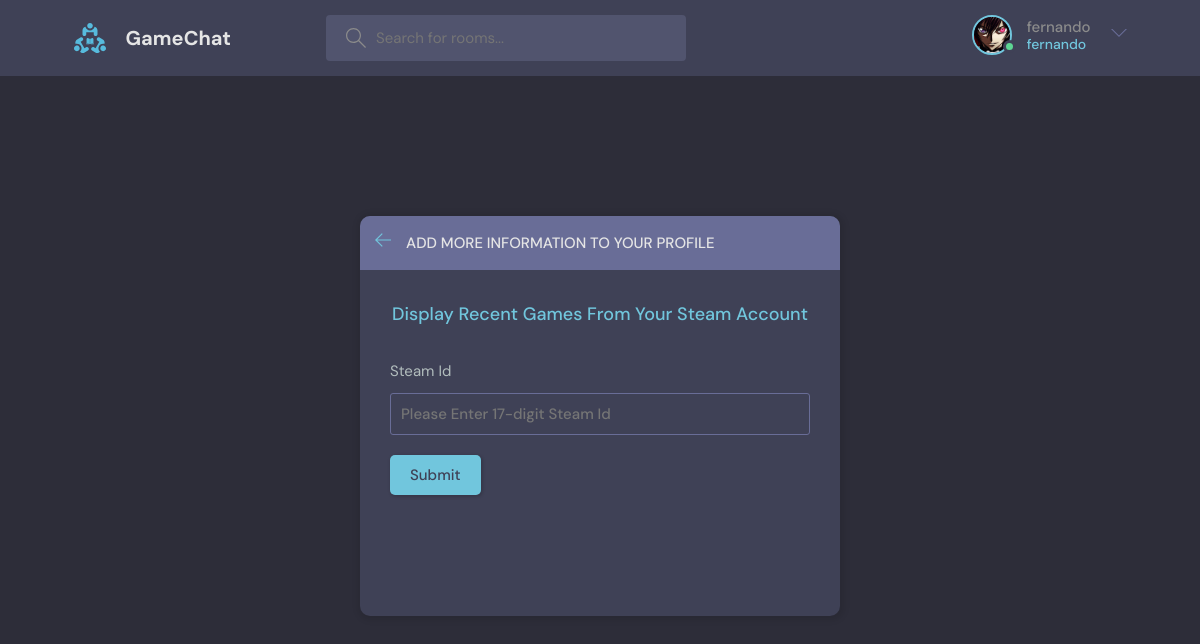
The app's page /steam/1/ (signed in) with its own data.
### base/models.py (models this page shows)
class User(AbstractUser):
    name = models.CharField(max_length=200, null=True)
    email = models.EmailField(unique=True, null=True)
    bio = models.TextField(null=True)
    avatar = models.ImageField(null=True, default="avatar.svg")
    steamadd = models.BooleanField(default=False)
    steamname = models.CharField(max_length=200, null=True, blank=True)
    USERNAME_FIELD = 'email'
    REQUIRED_FIELDS = []

### base/views.py (the view, shortened to what this page needs)
# urls.py: path('steam/<str:pk>/', views.steamPage, name="steam"),
def steamPage(request, pk):
    user = User.objects.get(id=pk)
    api_key = settings.API_KEY
    print(settings.API_KEY)
    count = 3
    steam_id = 0
    stats = None
    profile_valid = None
    context = {}
    return render(request, 'base/steam_page.html', context)

### base/templates/base/steam_page.html (shortened to what this page needs)
{% extends 'main.html' %}
{% block content %}
<div class="container">
    <div class="layout__box">
      <div class="layout__boxHeader">
        <div class="layout__boxTitle">
          <a href="{% url 'user-profile' request.user.id%}">
            <svg version="1.1" xmlns="http://www.w3.org/2000/svg" width="32" height="32"
                viewBox="0 0 32 32">
                <title>arrow-left</title>
                <path
                    d="M13.723 2.286l-13.723 13.714 13.719 13.714 1.616-1.611-10.96-10.96h27.625v-2.286h-27.625l10.965-10.965-1.616-1.607z">
                </path>
            </svg>
        </a>
          <h3>Add More Information To Your Profile</h3>
        </div>
      </div>
      <div class="layout__body">
        <h2 class="auth__tagline">Display Recent Games From Your Steam Account</h2>
        <form class="form" action="" method="POST">
          <div class="form__group form__group">
            <label for="room_name">Steam Id</label>
            <input id="steamid" name="steamid" type="text" placeholder="Please Enter 17-digit Steam Id" />
          </div>
          <button class="btn btn--main" type="submit">
            Submit
          </button>
        </form>
      </div>
    </div>
  </div>
{% endblock content %}

### templates/navbar.html (shortened to what this page needs)
{% load static %}
<header class="header header--loggedIn">
    <div class="container">
      <a href="{% url 'home' %}" class="header__logo">
        <img src="{% static 'images/logo.svg' %}" />
        <h1>GameChat</h1>
      </a>
      <form class="header__search" method="GET" action="{% url 'home' %}">
        <label>
          <input name="q" placeholder="Search for rooms..." />
        </label>
      </form>
      <nav class="header__menu">
        {% if request.user.is_authenticated %}
        <div class="header__user">
          <a href="{% url 'user-profile' request.user.id%}">
            <div class="avatar avatar--medium active">
              <img src="{{request.user.avatar.url}}" />
            </div>
            <p>{{request.user.username}} <span>{{request.user.username}}</span></p>
          </a>
          <button class="dropdown-button">
            <svg version="1.1" xmlns="http://www.w3.org/2000/svg" width="32" height="32" viewBox="0 0 32 32">
              <title>chevron-down</title>
              <path d="M16 21l-13-13h-3l16 16 16-16h-3l-13 13z"></path>
            </svg>
          </button>
        </div>
        {% else %}
        <a href="{% url 'login' %}">
          <img src="{% static 'images/avatar.svg' %}" />
          <p>Login</p>
        </a>
        {% endif %}
      </nav>
    </div>
  </header>

### static/styles/style.css (style rules this page uses)
:root { --color-main: #71c6dd; --color-main-light: #e1f6fb; --color-dark: #3f4156; --color-dark-medium: #51546e; --color-dark-light: #696d97; --color-light: #e5e5e5; --color-gray: #8b8b8b; --color-light-gray: #b2bdbd; --color-bg: #2d2d39; --color-success: #5dd693; --color-error: #fc4b0b; }
* { font-family: "DM Sans", -apple-system, BlinkMacSystemFont, "Segoe UI", Roboto, Oxygen, Ubuntu, Cantarell, "Open Sans", "Helvetica Neue", sans-serif; margin: 0; padding: 0; box-sizing: border-box; text-rendering: optimizeLegibility; font-size: inherit; }
html { font-size: 56.25%; }
@media only screen and (min-width: 1200px) { html { font-size: 62.5%; } }
body { line-height: 1.6; font-weight: 400; font-size: 1.5rem; color: var(--color-light-gray); background-color: var(--color-bg); min-height: 100vh; }
img { width: 100%; }
a { display: inline-block; color: var(--color-main); text-decoration: none; }
.container { max-width: 120rem; width: 90%; margin: auto; }
.btn { background-color: transparent; border: none; display: inline-flex; align-items: center; gap: 1rem; cursor: pointer; transition: all ease-in-out 0.3s; padding: 1rem 2rem; border-radius: 5px; box-shadow: 1px 1px 3px 1px rgba(0, 0, 0, 0.15); font-weight: 500; }
.btn--main { background-color: var(--color-main); color: var(--color-dark); }
.avatar { position: relative; display: inline-block; border-radius: 50%; border: 2px solid var(--color-main); }
.avatar img { display: block; border-radius: 50%; object-fit: cover; object-position: center; }
.avatar::after { content: ""; display: block; position: absolute; background-color: var(--color-gray); z-index: 111; border-radius: 50%; border: 0.3rem solid var(--color-dark); }
.avatar.active::after { background-color: var(--color-success); }
.avatar.avatar--medium img { width: 3.6rem; height: 3.6rem; border-radius: 50%; }
.avatar.avatar--medium:after { width: 0.7rem; height: 0.7rem; bottom: 0px; right: -6px; }
.header { padding: 1.5rem; background-color: var(--color-dark); }
.header > .container { display: flex; gap: 9.5rem; }
.header__logo, .header__user { display: flex; gap: 2rem; align-items: center; }
.header__logo > img { height: 3.2rem; width: 3.2rem; }
.header__logo > h1 { font-weight: 700; font-size: 2rem; color: var(--color-light); }
.header__search > label { background-color: var(--color-dark-medium); padding: 1.3rem 1rem; display: flex; align-items: center; gap: 1rem; border-radius: 4px; }
.header__search svg { fill: var(--color-gray); width: 2rem; height: 2rem; margin-left: 1rem; }
.header__search input { width: 30rem; background: transparent; border: none; outline: none; color: var(--color-light); }
.header__menu { margin-left: auto; position: relative; }
.header__menu a { display: flex; gap: 1.5rem; align-items: center; font-weight: 500; text-decoration: none; color: var(--color-gray); }
.header__menu img { height: 3.6rem; }
.header__menu p { line-height: 1.2; }
.header__menu span { color: var(--color-main); font-weight: 500; font-size: 1.4rem; display: block; }
.header__menu svg { width: 1.6rem; height: 1.6rem; fill: var(--color-dark-light); }
.dropdown-button { background: transparent; border: 0; outline: 0; cursor: pointer; }
.layout__box { width: 90%; max-width: 48rem; min-height: 40rem; position: absolute; top: 50%; left: 50%; transform: translate(-50%, -46%); background-color: var(--color-dark); border-radius: 1rem; box-shadow: 1px 1px 6px 3px rgba(0, 0, 0, 0.1); overflow: hidden; }
.layout__boxHeader { display: flex; padding: 1.5rem; background-color: var(--color-dark-light); }
.layout__boxTitle { display: flex; gap: 1.5rem; align-items: center; }
.layout__boxTitle h3 { text-transform: uppercase; font-weight: 500; color: var(--color-light); }
.layout__boxTitle svg { width: 1.6rem; height: 1.6rem; fill: var(--color-main); }
.layout__body { margin: 3rem; }
.form__group { margin-bottom: 2rem; width: 100%; }
.form__group label { display: block; font-size: 1.5rem; margin-bottom: 1rem; }
.form__group input, .form__group textarea, .form__group select { background: transparent; border: 1px solid var(--color-dark-light); padding: 1rem; border-radius: 3px; width: 100%; color: var(--color-light); font-weight: 500; outline: none; }
.auth__tagline { text-align: center; margin-bottom: 3rem; color: var(--color-main); font-weight: 500; font-size: 1.8rem; }

### records on screen
User: user.avatar (picture), user.username "fernando"
